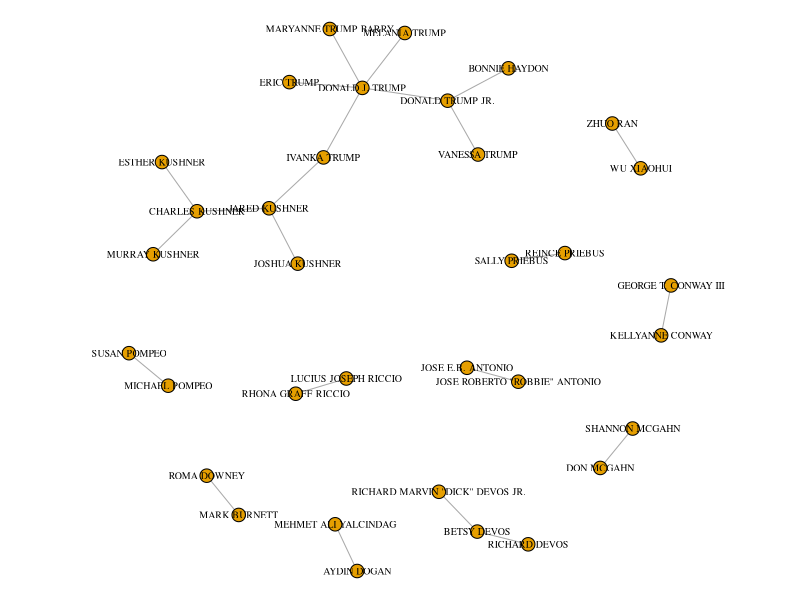
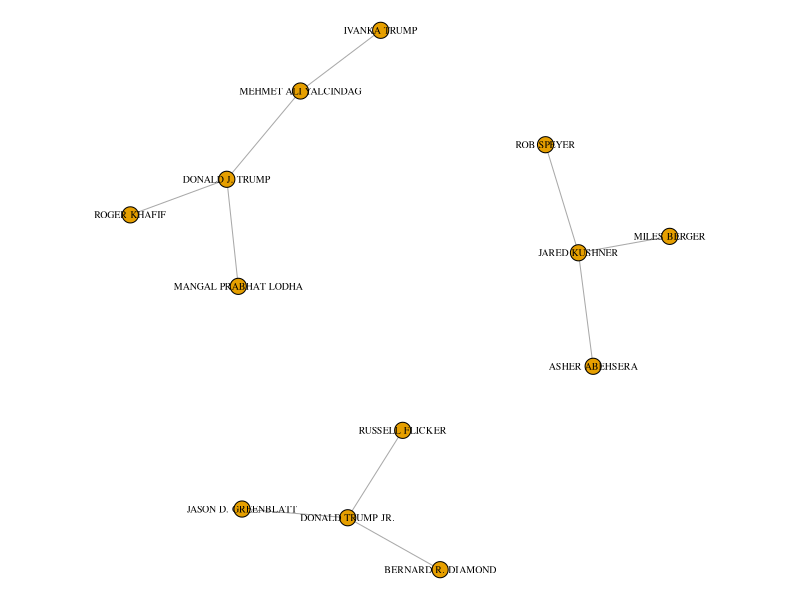
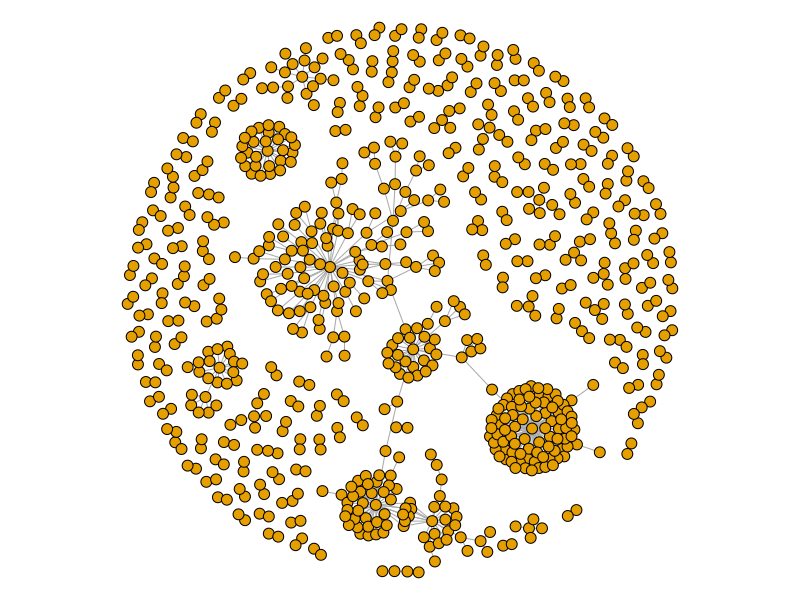

The R source for these figures, in order:
## ---- chunk 1
rm(list = ls())
knitr::opts_chunk$set(echo = FALSE)
library(igraph)
## ---- chunk 2
# first, create the data nodes file
people<-read.csv("TrumpWorld Data_person.csv", header=T)
people_fam <- people[people$Type == "family",]
df_fam1 <- as.data.frame(people_fam$Person.A)
colnames(df_fam1) <- c("label")
df_fam2 <- as.data.frame(people_fam$Person.B)
colnames(df_fam2) <- c("label")
df_fam_nodes <- rbind(df_fam1, df_fam2)
df_fam_nodes <- as.data.frame(df_fam_nodes[!duplicated(df_fam_nodes), ])
colnames(df_fam_nodes) <- c("label")
df_fam_nodes$Id<-seq.int(nrow(df_fam_nodes))
## ---- chunk 3
# second, create the edges file
people$Person.A <- as.character(people$Person.A)
people$Person.B <- as.character(people$Person.B)
people_fam <- people[people$Type == "family",]

for (i in 1:length(df_fam_nodes$Id)){
  people_fam[people_fam == as.character(df_fam_nodes$label[i])] <- as.character(df_fam_nodes$Id[i])
}
colnames(people_fam) <- c("Source", "Target", "Connection", "Label")
people_fam$Type <- "undirected"
## ---- chunk 4
# now put this together and create family network
## this creates the ties:
g1<-graph_from_edgelist(as.matrix(people_fam[,1:2]), directed = FALSE)
#V(g1)$name<-as.character(df_fam_nodes$label)
for (i in 1:length(V(g1))){
  V(g1)$name[i] <- as.character(df_fam_nodes$label[which(df_fam_nodes$Id == V(g1)$name[i])])
}
par(mar=c(0,0,0,0))
plot(g1,vertex.size=5, 
     vertex.label.cex=0.6, vertex.label.color="black",
     layout=layout.fruchterman.reingold)

## ---- chunk 5
# first, create the data nodes file
people_bus <- people[people$Type == "Business partners",]
df_bus1 <- as.data.frame(people_bus$Person.A)
colnames(df_bus1) <- c("label")
df_bus2 <- as.data.frame(people_bus$Person.B)
colnames(df_bus2) <- c("label")
df_bus_nodes <- rbind(df_bus1, df_bus2)
df_bus_nodes <- as.data.frame(df_bus_nodes[!duplicated(df_bus_nodes), ])
colnames(df_bus_nodes) <- c("label")
df_bus_nodes$Id<-seq.int(nrow(df_bus_nodes))
## ---- chunk 6
# second, create the edges file

people_bus <- people[people$Type == "Business partners",]

for (i in 1:length(df_bus_nodes$Id)){
  people_bus[people_bus == as.character(df_bus_nodes$label[i])] <- as.character(df_bus_nodes$Id[i])
}
## ---- chunk 7
# now put this together and create family network

## here we create the network from the information contained
## in the csv files

## this creates the ties:
g2<-graph_from_edgelist(as.matrix(people_bus[,1:2]), directed = FALSE)
for (i in 1:length(V(g2))){
  V(g2)$name[i] <- as.character(df_bus_nodes$label[which(df_bus_nodes$Id == V(g2)$name[i])])
}
par(mar=c(0,0,0,0))
plot(g2,vertex.size=6, 
     vertex.label.cex=0.6, vertex.label.color="black",
     layout=layout.fruchterman.reingold)
## ---- chunk 8
# first, create the data nodes file
org <- read.csv("TrumpWorld_Org.csv", header=T)
df_org1 <- as.data.frame(org$Organization.A)
colnames(df_org1) <- c("label")
df_org2 <- as.data.frame(org$Organization.B)
colnames(df_org2) <- c("label")
df_org_nodes <- rbind(df_org1, df_org2)
df_org_nodes <- as.data.frame(df_org_nodes[!duplicated(df_org_nodes), ])
colnames(df_org_nodes) <- c("label")
df_org_nodes$Id<-seq.int(nrow(df_org_nodes))
## ---- chunk 9
# second, create the edges file
org$Organization.A <- as.character(org$Organization.A)
org$Organization.B <- as.character(org$Organization.B)


for (i in 1:length(df_org_nodes$Id)){
  org[org == as.character(df_org_nodes$label[i])] <- as.character(df_org_nodes$Id[i])
}
colnames(org) <- c("Source", "Target", "Connection", "Source")
org$Type <- "undirected"
## ---- chunk 10
# now put this together and create family network
## this creates the ties:
g3<-graph_from_edgelist(as.matrix(org[,1:2]), directed = FALSE)
#V(g1)$name<-as.character(df_fam_nodes$label)

par(mar=c(0,0,0,0))
plot(g3,vertex.size=4, 
     vertex.label.cex=0.01, vertex.label.color="black",
     layout=layout.fruchterman.reingold)
